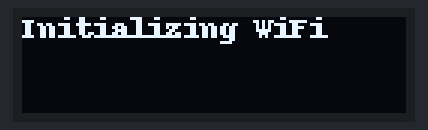
Bench run of a program on a simulated Raspberry Pi (BCM pin numbers). Shown: 128×32 one-colour display. System figures (address, load, memory, disk, uptime) are fixed made-up values. At 10.1 s the program stops and its outputs stay as they are.

Above: at 0.1 s.
At 5.2 s:
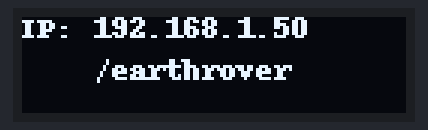

Measured:
- what the display in image 0 shows lasts 5.0 s, from 0.1 s to 5.1 s

The program:

oled_ip.py
```python
# For use with I2C OLED screens.
# This requires the Adafruit Circuit Python OLED library, which superceeds earlier Adafruit OLED libraries
# Install it with `pip install adafruit-circuitpython-ssd1306`

import time
from subprocess import check_output

from board import SCL, SDA
import busio
from PIL import Image, ImageDraw, ImageFont
import adafruit_ssd1306

def get_ip():
    cmd = "hostname -I | cut -d\' \' -f1"
    return check_output(cmd, shell=True).decode("utf-8").strip()


# Create the I2C interface.
i2c = busio.I2C(SCL, SDA)

# Create the SSD1306 OLED class.
# The first two parameters are the pixel width and pixel height.  Change these
# to the right size for your display!
disp = adafruit_ssd1306.SSD1306_I2C(128, 32, i2c)

# Clear display.
disp.fill(0)
disp.show()

# Create blank image for drawing.
# Make sure to create image with mode '1' for 1-bit color.
width = disp.width
height = disp.height
image = Image.new("1", (width, height))

# Get drawing object to draw on image.
draw = ImageDraw.Draw(image)

# Draw a black filled box to clear the image.
draw.rectangle((0, 0, width, height), outline=0, fill=0)

# Draw some shapes.
# First define some constants to allow easy resizing of shapes.
padding = -2
top = padding
bottom = height - padding
# Move left to right keeping track of the current x position for drawing shapes.
x = 0

# Load default font.
font = ImageFont.load_default()

no_IP = True

draw.text((x, top + 0), "Initializing WiFi", font=font, fill=255)
disp.image(image)
disp.show()
time.sleep(5)
while no_IP:
    # Clear display.
    draw.rectangle((0, 0, width, height), outline=0, fill=0)
    disp.fill(0)
    disp.show()
    ip_addr = get_ip()
    if ip_addr:
        draw.text((x, top + 0), "IP: " + ip_addr, font=font, fill=255)
        draw.text((x, 12), "    /earthrover", font=font, fill=255)

        no_IP = False
    else:
        draw.text((x, top + 0), "Searching for WiFi", font=font, fill=255)
    disp.image(image)
    disp.show()
    time.sleep(5)
```
